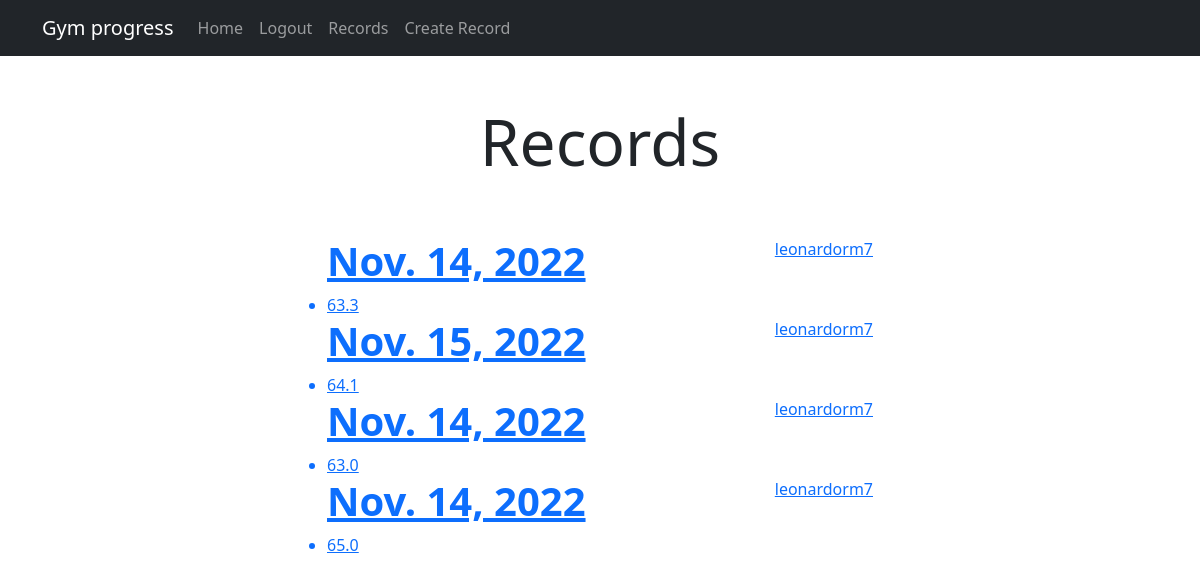
The app's page /tasks/ (signed in), older data.
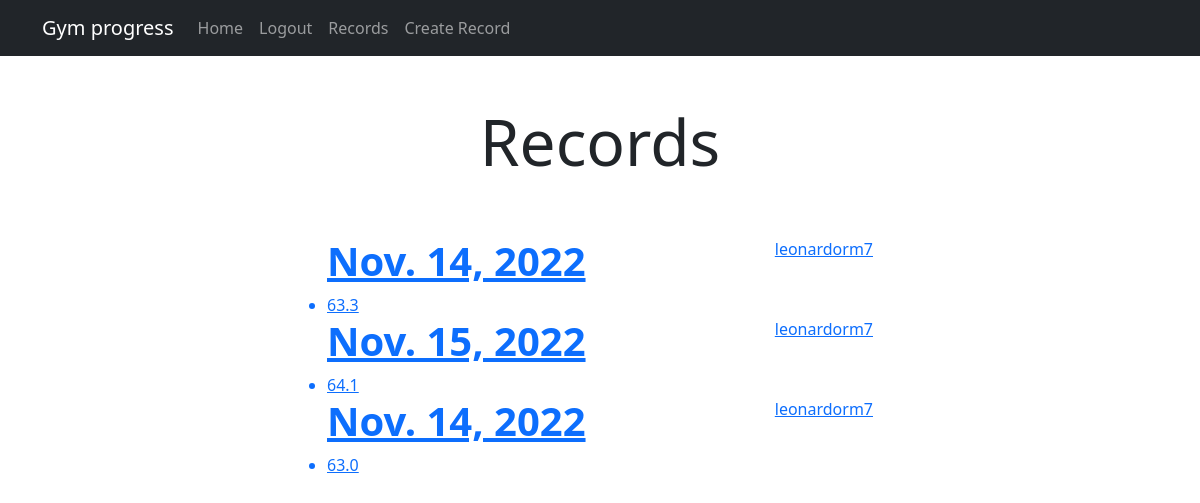
The same page, newer data.
### tasks/models.py (models this page shows, shortened)
class Record(models.Model):
    date = models.DateField(null=True, blank=True)
    weight = models.FloatField(null=True)
    calories_consumed=models.FloatField(null=True)
    average_weekly_weight=models.FloatField
    average_weekly_calories_consumed=models.FloatField
    calorie_increases=models.CharField(max_length=100)
    created=models.DateTimeField(auto_now_add=True)
    user=models.ForeignKey(User, on_delete=models.CASCADE)

### tasks/views.py (the view)
# urls.py: path('tasks/',views.tasks, name='tasks'),
@login_required
def tasks(request):
    records=Record.objects.filter(user=request.user)
    return render(request,'tasks.html',{'tasks':records})

### tasks/templates/tasks.html (shortened to what this page needs)
{% extends 'base.html' %}
{% block content %}
<main class="container">
    <div class="row">
        <div class="col-md-6 offset-3">
            <h1 class="text-center display-3 py-5">Records</h1>
            <ul class="list-group">
                {% for record in tasks %}
                <a class="list-group.item" href="{% url 'record_detail' record.id %}">
                    <header class="d-flex justify-content-between">
                        <h1 class="fw-bold">{{record.date}}</h1>
                        <p>{{record.user.username}}</p>
                    </header>
                <li>{{record.weight}}</li>
                </a>
            {% endfor %}
            </ul>
        </div>
    </div>
</main>
{% endblock %}

### tasks/templates/base.html (shortened to what this page needs)
<!DOCTYPE html>
<html lang="en">
<head>
    <link rel="stylesheet" href="https://cdn.jsdelivr.net/npm/bootstrap@5.2.2/dist/css/bootstrap.min.css" rel="stylesheet">
</head>
<body>
    <nav class="navbar navbar-expand-lg bg-dark navbar-dark">
        <div class="container">
          <a class="navbar-brand" href="/">Gym progress</a>
          <div class="collapse navbar-collapse" id="navbarNavDropdown">
            <ul class="navbar-nav ms.auto">
                <li class="nav-item">
                    <a href="/" class="nav-link">Home</a>
                </li>
                {% if  user.is_authenticated %}
                <li class="nav-item">
                    <a href="/logout" class="nav-link">Logout</a>
                </li>
                <li class="nav-item">
                    <a href="/tasks" class="nav-link">Records</a>
                </li>
                <li class="nav-item">
                    <a href="/tasks/create" class="nav-link">Create Record</a>
                </li>
                {% endif %}
            </ul>
          </div>
        </div>
      </nav>
    {% block content %}
    {% endblock %}
</body>
</html>

Row changes from the older to the newer data that the page shows:
removed Record: date "Nov. 14, 2022", user.username "leonardorm7", weight "65.0"
